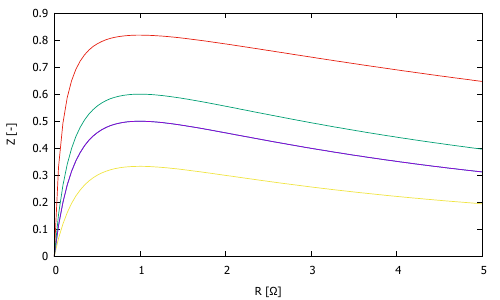

The gnuplot source for this figure:
# This is a GNUPLOT script
#
reset
set autoscale                          # scale axes automatically
unset log                              # remove any log-scaling
unset label                            # remove any previous labels
set xtic auto                          # set xtics automatically
set ytic auto                          # set ytics automatically

# Set terminal type
set terminal pdfcairo
set output "spanningsswings.pdf"

#         R         R
#  z = ------- - -------
#       1         n + R
#       - + R
#       n
#
z(x,n) = x/(1.0/n+x) - x/(n+x)

set xrange [0:5]
#set yrange [3700:4050]
set xlabel "R_S [{/Symbol W}] (genormaliseerd)" # offset -1
set ylabel "Z [-]" # offset 0,-1
plot z(x,2) notitle lc 5 with lines, z(x,3) notitle lc 6 with lines, z(x,3) notitle lc 9 with lines, z(x,4) notitle lc 10 with lines, z(x,10) notitle lc 15 with lines 
 
set output
